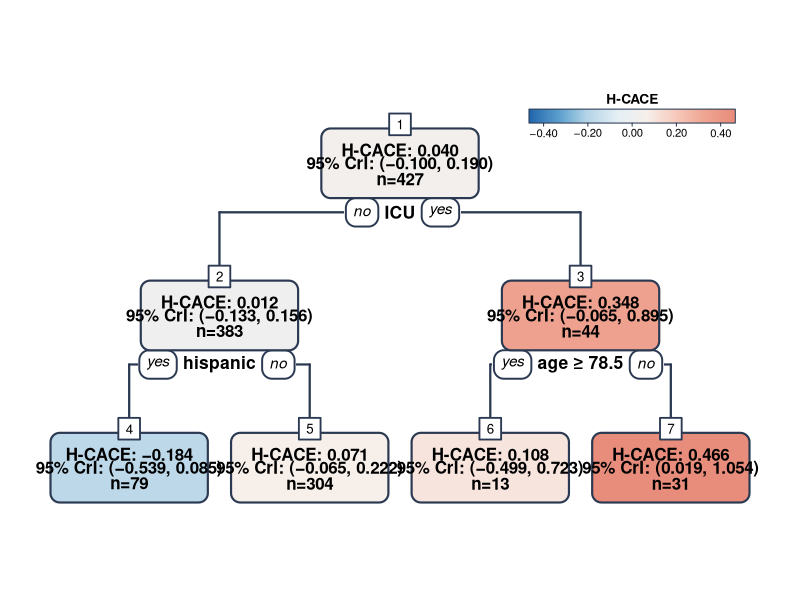

Reproduce this figure in R.
## ---- save output next to THIS script (works for Rscript and RStudio) ----
get_script_dir <- function() {
  # 1) Rscript:  --file=/path/to/script.R
  a <- commandArgs(FALSE)
  f <- sub("^--file=", "", a[grep("^--file=", a)])
  if (length(f)) return(dirname(normalizePath(f[1])))
  # 2) source("script.R"):  ofile is set
  if (!is.null(sys.frames()[[1]]$ofile))
    return(dirname(normalizePath(sys.frames()[[1]]$ofile)))
  # 3) RStudio: Source button / Run
  if (requireNamespace("rstudioapi", quietly = TRUE) &&
      rstudioapi::isAvailable()) {
    p <- rstudioapi::getSourceEditorContext()$path
    if (nzchar(p)) return(dirname(normalizePath(p)))
  }
  getwd()   # fallback: current working directory
}
setwd(get_script_dir())

## ---- helper: rounded rectangle ----
roundrect <- function(x, y, w, h, r = 0.18,
                      col = "#cfe0f2", border = "#2b3a52", lwd = 2.1) {
  xl <- x - w/2; xr <- x + w/2
  yb <- y - h/2; yt <- y + h/2
  r  <- min(r, w/2, h/2)
  k  <- 18
  px <- c((xr - r) + r*cos(seq(-pi/2, 0,      length.out = k)),
          (xr - r) + r*cos(seq(0,     pi/2,   length.out = k)),
          (xl + r) + r*cos(seq(pi/2,  pi,     length.out = k)),
          (xl + r) + r*cos(seq(pi,    3*pi/2, length.out = k)))
  py <- c((yb + r) + r*sin(seq(-pi/2, 0,      length.out = k)),
          (yt - r) + r*sin(seq(0,     pi/2,   length.out = k)),
          (yt - r) + r*sin(seq(pi/2,  pi,     length.out = k)),
          (yb + r) + r*sin(seq(pi,    3*pi/2, length.out = k)))
  polygon(px, py, col = col, border = border, lwd = lwd)
}

## ---- helper: small white square holding the node number ----
numbox <- function(x, y, lab, s = 0.42, cex = 0.8) {
  rect(x - s/2, y - s/2, x + s/2, y + s/2,
       col = "white", border = "#2b3a52", lwd = 1.8)
  text(x, y, lab, cex = cex)
}

## ---- helper: white "yes"/"no" rounded label box on an edge ----
labbox <- function(x, y, lab, cex = 0.92, padx = 0.14, pady = 0.16) {
  hw <- strwidth(lab, cex = cex, font = 3)/2 + padx
  hh <- strheight(lab, cex = cex, font = 3)/2 + pady
  roundrect(x, y, 2*hw, 2*hh, r = hh*0.7,
            col = "white", border = "#2b3a52", lwd = 1.9)
  text(x, y, lab, cex = cex, font = 3)   # italic
}

## ---- helper: draw one node (box + 3 text lines + number) ----
draw_node <- function(nd, w, h, cex = 1.02) {
  roundrect(nd$x, nd$y, w, h, col = nd$fill)
  l1 <- sprintf("H-CACE: %s", fmt(nd$mean))
  l3 <- sprintf("n=%d", nd$n)
  yc <- nd$y - 0.02          # nudge text block down, away from the number
  dy <- 0.28                 # line spacing
  if (is.na(nd$lo) || is.na(nd$hi)) {          # no CI available: 2 lines
    text(nd$x, yc + dy/2, l1, cex = cex, col = nd$txt, font = 2)
    text(nd$x, yc - dy/2, l3, cex = cex, col = nd$txt, font = 2)
  } else {                                      # full 3-line layout
    l2 <- sprintf("95%% CrI: (%s, %s)", fmt(nd$lo), fmt(nd$hi))
    text(nd$x, yc + dy, l1, cex = cex, col = nd$txt, font = 2)
    text(nd$x, yc,      l2, cex = cex, col = nd$txt, font = 2)
    text(nd$x, yc - dy, l3, cex = cex, col = nd$txt, font = 2)
  }
  numbox(nd$x, nd$y + h/2 + 0.08, nd$id)   # sit mostly above the top border
}

## format with a proper minus sign (U+2212); DIG decimals
DIG <- 3
fmt <- function(v) sub("-", "\u2212", formatC(v, format = "f", digits = DIG), fixed = TRUE)

## ---- helper: horizontal diverging colour-bar legend ----
draw_colorbar <- function(x0, x1, y0, y1, M, ramp,
                          title = "H-CACE", ticks = c(-0.5, -0.25, 0, 0.25, 0.5)) {
  n  <- length(ramp)
  xs <- seq(x0, x1, length.out = n + 1)
  rect(xs[-(n + 1)], y0, xs[-1], y1, col = ramp, border = NA)
  rect(x0, y0, x1, y1, border = "#2b3a52", lwd = 1)
  tx <- x0 + (ticks + M) / (2 * M) * (x1 - x0)
  segments(tx, y0, tx, y0 - 0.06, col = "#2b3a52")
  lab <- sub("-", "\u2212", formatC(ticks, format = "f", digits = 2), fixed = TRUE)
  text(tx, y0 - 0.19, lab, cex = 0.68)
  text((x0 + x1)/2, y1 + 0.20, title, cex = 0.82, font = 2)
}

## ---- helper: draw a split (edges + variable + yes/no + pval) ----
draw_split <- function(px, py_bot, Lx, Rx, child_top, sy,
                       var_lab, pval_lab, var_cex = 1.05, ecol = "#2b3a52",
                       left_lab = "yes", right_lab = "no") {
  # orthogonal connectors (no stub from the parent box: starts at the bar)
  segments(Lx, sy, Rx, sy,     col = ecol, lwd = 2.2)     # horizontal bar
  segments(Lx, sy, Lx, child_top, col = ecol, lwd = 2.2)  # -> left  (yes)
  segments(Rx, sy, Rx, child_top, col = ecol, lwd = 2.2)  # -> right (no)
  
  # ---- central label cluster:  [left_lab]  VAR  [right_lab]  ----
  var_hw <- strwidth(var_lab,  cex = var_cex, font = 2)/2
  l_hw   <- strwidth(left_lab,  cex = 0.92, font = 3)/2 + 0.14
  r_hw   <- strwidth(right_lab, cex = 0.92, font = 3)/2 + 0.14
  lead   <- 0.12                       # gap between variable text and box
  l_cx   <- px - var_hw - lead - l_hw
  r_cx   <- px + var_hw + lead + r_hw
  
  # mask the bar behind the whole cluster, then draw text + boxes
  rect(l_cx - l_hw - 0.03, sy - 0.26,
       r_cx + r_hw + 0.03, sy + 0.26, col = "white", border = NA)
  text(px, sy, var_lab, cex = var_cex, font = 2)
  labbox(l_cx, sy, left_lab)
  labbox(r_cx, sy, right_lab)
  
  # pval below (close to the split variable)
  if (!is.null(pval_lab) && nzchar(pval_lab))
    text(px, sy - 0.42, pval_lab, cex = 0.82)
}

## ---- node data (real data) ----
y1 <- 8.3; y2 <- 5.35; y3 <- 2.4
nodes <- data.frame(
  id   = 1:7,
  x    = c(6.5, 3.0, 10.0, 1.25, 4.75, 8.25, 11.75),
  y    = c(y1,  y2,  y2,  y3,  y3,  y3,  y3),
  #         1(root)  2(icu no) 3(icu yes) 4(hisp yes) 5(hisp no) 6(age>=78.5) 7(age<78.5)
  mean = c( 0.0402,   0.0119,   0.3482,   -0.1841,     0.0706,    0.1080,     0.4661),
  lo   = c(-0.1001,  -0.1331,  -0.0646,   -0.5394,    -0.0645,   -0.4988,     0.0195),
  hi   = c( 0.1895,   0.1558,   0.8954,    0.0846,     0.2215,    0.7234,     1.0545),
  n    = c( 427,      383,      44,        79,         304,       13,         31),
  stringsAsFactors = FALSE
)

## fill colour: SYMMETRIC diverging scale centred at 0
## blue = negative, softened red = positive; anchored at +/- max|estimate|
M      <- max(abs(nodes$mean))
divpal <- colorRampPalette(c("#2166AC", "#5CA0CE", "#B7D6E8", "#E4EFF5",
                             "#F7F0EC", "#F6C9BB", "#EFA491", "#E88C7B"))
ramp   <- divpal(201)
col_for    <- function(v) ramp[1 + round((v + M) / (2 * M) * 200)]
nodes$fill <- vapply(nodes$mean, col_for, "")
## text colour: white on dark fills, black otherwise
lum        <- function(hex) { c <- col2rgb(hex)/255
0.299*c[1] + 0.587*c[2] + 0.114*c[3] }
nodes$txt  <- ifelse(vapply(nodes$fill, lum, 0) < 0.55, "white", "black")

BW  <- 3.05   # box width
BH  <- 1.35   # box height
sy1 <- 7.35   # bar y for the root (icu) split
sy2 <- 4.4    # bar y for the level-2 splits

## ---- render ----
## Draw everything once; reused for both PNG and PDF devices.
draw_all <- function() {
  par(mar = c(0.5, 0.5, 0.5, 0.5))
  plot(NA, xlim = c(-0.5, 13.5), ylim = c(1.3, 10),
       axes = FALSE, xlab = "", ylab = "", asp = 1)
  
  ## edges first (so boxes sit on top)
  # root split (binary icu): ICU?  no -> node2 (icu<0.5)  /  yes -> node3 (icu>=0.5)
  draw_split(nodes$x[1], nodes$y[1] - BH/2,
             nodes$x[2], nodes$x[3], nodes$y[2] + BH/2, sy1,
             "ICU", "", left_lab = "no", right_lab = "yes")
  # level 2 left split (binary hispanic): hispanic?  yes -> node4 (>=0.5) / no -> node5
  draw_split(nodes$x[2], nodes$y[2] - BH/2,
             nodes$x[4], nodes$x[5], nodes$y[4] + BH/2, sy2,
             "hispanic", "", left_lab = "yes", right_lab = "no")
  # level 2 right split (continuous age): age >= 78.5  yes -> node6 / no -> node7
  draw_split(nodes$x[3], nodes$y[3] - BH/2,
             nodes$x[6], nodes$x[7], nodes$y[6] + BH/2, sy2,
             "age \u2265 78.5", "", left_lab = "yes", right_lab = "no")
  
  ## nodes
  for (i in seq_len(nrow(nodes))) draw_node(nodes[i, ], BW, BH)
  
  ## legend: colour bar (top-right)
  draw_colorbar(x0 = 9.0, x1 = 13.0, y0 = 9.08, y1 = 9.35, M = M, ramp = ramp,
                ticks = c(-0.4, -0.2, 0, 0.2, 0.4))
}

## high-resolution PNG (crisp raster; cairo for correct Unicode glyphs)
png("cart_compliers_hcace_right.png", width = 3800, height = 2300, res = 300,
    type = "cairo")
draw_all(); dev.off()

cat("Saved:", normalizePath("cart_compliers_hcace_right.png"), "\n")
